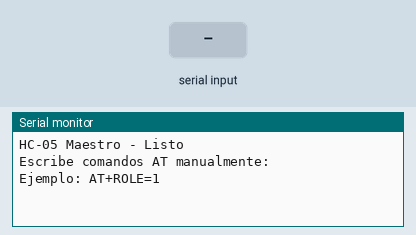
This sketch was run on a simulated ESP32-S3. On the bench: the last lines printed to the serial monitor. Inputs (shaded band) come from the test bench.

Above: at 2.2 s.
2.3 s: "1\n" received over Serial
At 3.5 s:
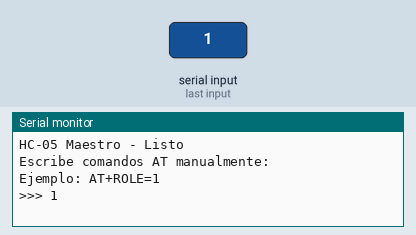
3.8 s: "1\n" received over the second serial link
At 5.4 s:
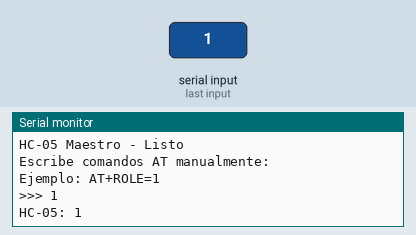
6.3 s: "0\n" received over Serial
At 7.5 s:
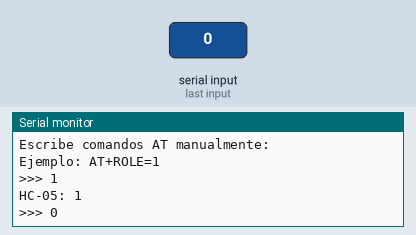
7.8 s: "0\n" received over the second serial link
At 9.9 s:
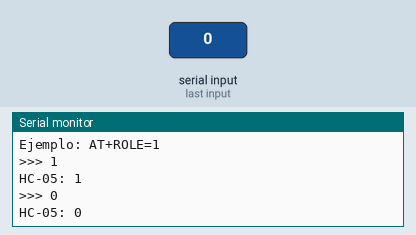

The sketch:

HC05_ESP32S3_Maestro.ino
```cpp
#include <HardwareSerial.h>

// Usar Serial2 para HC-05
HardwareSerial SerialBT(2);
#define RX_PIN 47   // HC-05 TX → ESP32 RX (47)
#define TX_PIN 48   // HC-05 RX → ESP32 TX (48)

void setup() {
  // Monitor Serial (USB)
  Serial.begin(115200);

  // HC-05 - Usa 38400 para comandos AT
  SerialBT.begin(38400, SERIAL_8N1, RX_PIN, TX_PIN);

  delay(1000);
  Serial.println("\nHC-05 Maestro - Listo");
  Serial.println("Escribe comandos AT manualmente:");
  Serial.println("Ejemplo: AT+ROLE=1");
}

void loop() {
  // 1. Enviar comandos AT desde Monitor Serial a HC-05
  if (Serial.available()) {
    String comando = Serial.readStringUntil('\n');
    comando.trim();

    Serial.print(">>> ");
    Serial.println(comando);
    SerialBT.println(comando);
  }

  // 2. Mostrar respuestas del HC-05
  if (SerialBT.available()) {
    String respuesta = SerialBT.readString();
    respuesta.trim();

    if (respuesta.length() > 0) {
      Serial.print("HC-05: ");
      Serial.println(respuesta);
    }
  }

  delay(10);
}
```

Measured:
- after the input at 2.3 s, the serial monitor: prints a new line at once (image 1)
- after the input at 3.8 s, the serial monitor: prints a new line after 1.0 s (image 2)
- after the input at 6.3 s, the serial monitor: prints a new line at once (image 3)
- after the input at 7.8 s, the serial monitor: prints a new line after 1.0 s (image 4)
